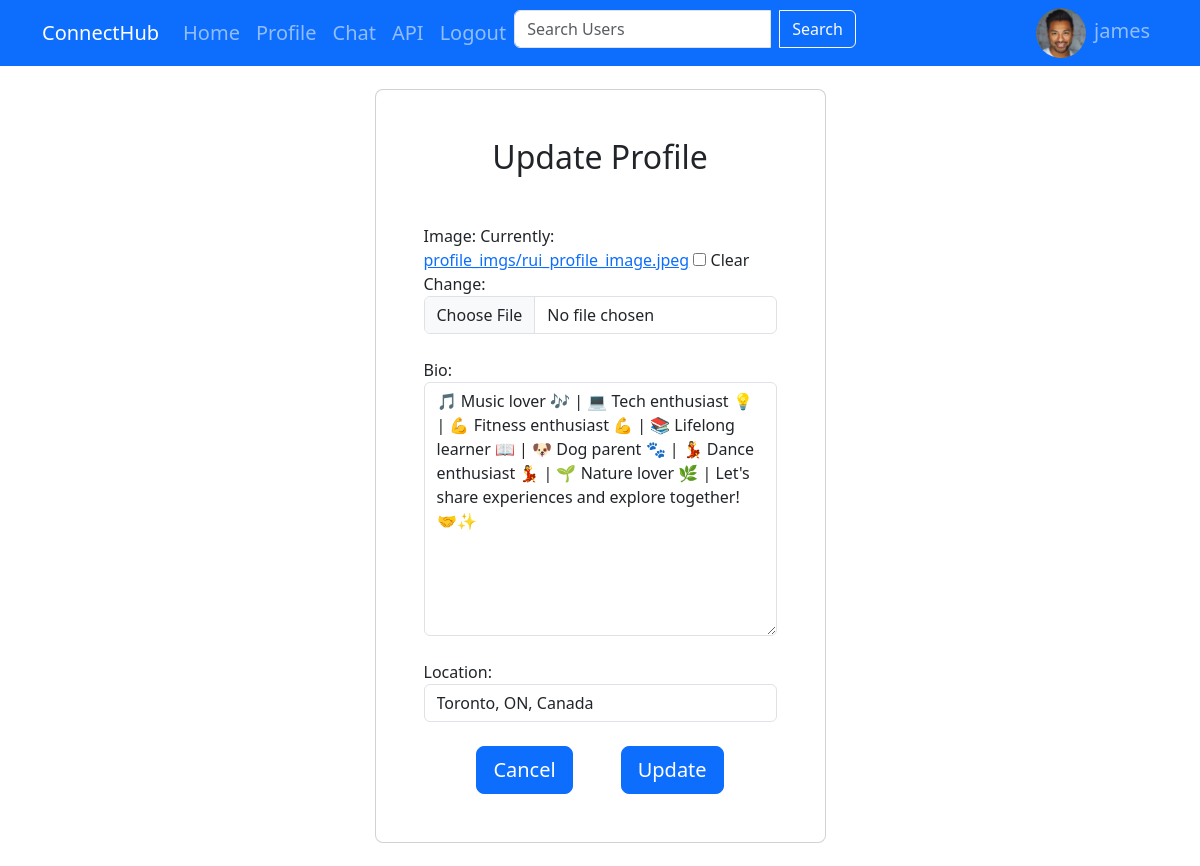
Page /profile/update/2/ (signed in) on the committed database.
### core/models.py (models this page shows, shortened)
class Profile(models.Model):
    user = models.OneToOneField(User, on_delete=models.CASCADE, related_name="profile")
    follows = models.ManyToManyField("self", symmetrical=False, related_name="followed_by", blank=True) # self-referential many-to-many relationship
    bio = models.TextField(max_length=500, blank=True, null=True)
    location = models.CharField(max_length=100, blank=True, null=True)
    image = models.ImageField(upload_to= "profile_imgs", default="profile_imgs/default_profile_img.jpg", blank=True)

### core/views.py (the view)
# urls.py: path("profile/update/<int:pk>/", views.profile_update, name="profile_update"),
@login_required(login_url="/login/")
def profile_update(request, pk):
    profile = Profile.objects.get(user_id = pk)
    if request.method == "POST":
        form = ProfileForm(request.POST, request.FILES, instance = profile)
        if form.is_valid():
            form.save()
            messages.success(request, "Your profile has been uploaded!")
            return redirect(f"/profile/{pk}")
    form = ProfileForm(instance = profile)
    return render(request,"core/profile_update.html", {"form": form})

### core/forms.py
class ProfileForm(forms.ModelForm):
    class Meta:
        model = Profile
        fields = ["bio", "location", "image"]
    def __init__(self, *args, **kwargs):
        super(ProfileForm, self).__init__(*args, **kwargs)
        self.fields["bio"].widget.attrs["class"] = "form-control"
        self.fields["location"].widget.attrs["class"] = "form-control"
        self.fields["image"].widget.attrs["class"] = "form-control"

### core/templates/core/profile_update.html (shortened to what this page needs)
{% extends "base.html" %}
{% block content %}
{% include  "navbar.html"%}
<div class="vh-100">
    <div class="container h-100">
      <div class="row d-flex justify-content-center align-items-center h-100">
        <div class="col-12 col-md-9 col-xl-5">
          <div class="card rounded-3">
            <div class="card-body p-5">
              <h2 class="text-center mb-5">Update Profile</h2>
              <form method="POST" enctype="multipart/form-data">
                <div class="mb-4">
                    {{form.image.label_tag}}
                    {{form.image}}
                </div>
                <div class="mb-4">
                    {{form.bio.label_tag}}
                    {{form.bio}}
                </div>
                <div class="mb-4">
                    {{form.location.label_tag}}
                    {{form.location}}
                </div>
                <div class="d-flex justify-content-center">
                    <a class="btn btn-primary btn-lg text-white mx-4" href="{%url "profile" user.id %}" role="button">Cancel</a>
                    <input type="submit" value="Update" class="btn btn-primary btn-lg text-white mx-4">
                </div>
              </form>
            </div>
          </div>
        </div>
      </div>
  </div>
</div>
{% endblock  %}

### templates/navbar.html (shortened to what this page needs)
{% load static %}
<nav class="navbar navbar-expand-lg navbar-dark bg-primary">
    <div class="container">
        <a class="navbar-brand" href="">ConnectHub</a>
        <div class="fs-5 collapse navbar-collapse" id="navbar">
            <ul class="navbar-nav me-auto mb-2 mb-lg-0">
                <li class="nav-item">
                    <a class="nav-link" href="{% url "home" user.id %}">Home</a>
                </li>
                <li class="nav-item">
                    <a class="nav-link" href="{% url "profile" user.id %}">Profile</a>
                </li>
                <li class="nav-item">
                    <a class="nav-link" href="{% url "chat_list"%}">Chat</a>
                </li>
                <li class="nav-item">
                    <a class="nav-link" href="{% url "api_index"%}">API</a>
                </li>
                <li class="nav-item">
                    <a class="nav-link" href="{% url 'logout'%}">Logout</a>
                </li>
                <li class="nav-item">
                    <form action="{% url "search"%}" method="GET" class="form-inline my-2 my-lg-0">
                        <div class="input-group">
                            <input class="form-control" type="search" placeholder="Search Users" name="search">
                            <button class="btn btn-outline-light ms-2" type="submit">Search</button>
                        </div>
                    </form>
                </li>
            </ul>
            <ul class="navbar-nav ml-auto">
                <li class="nav-item">
                        <div class="mr-2">
                            <img src="{{ user.profile.image.url}}" class="rounded-circle" alt="Profile Picture" style="border-radius:50%; width:50px; height:50px;">
                        </div>
                </li>
                <li class="nav-item">
                    <a class="nav-link my-0" href="{% url "profile_update" user.id %}">{{user.username}}</a>
                </li>
            </ul>
        </div>
    </div>
</nav>

### rows in the picture
Profile: bio "🎵 Music lover 🎶 | 💻 Tech enthusiast 💡 | 💪 Fitness enthusiast 💪 | 📚 Lifelong learner 📖 | 🐶 Dog parent 🐾 | 💃 Dance enthusiast 💃 | 🌱 Nature lover 🌿 | Let's share experiences and explore together! 🤝✨", location "Toronto, ON, Canada"

### other values in the picture
{{ user.username }} "james"
